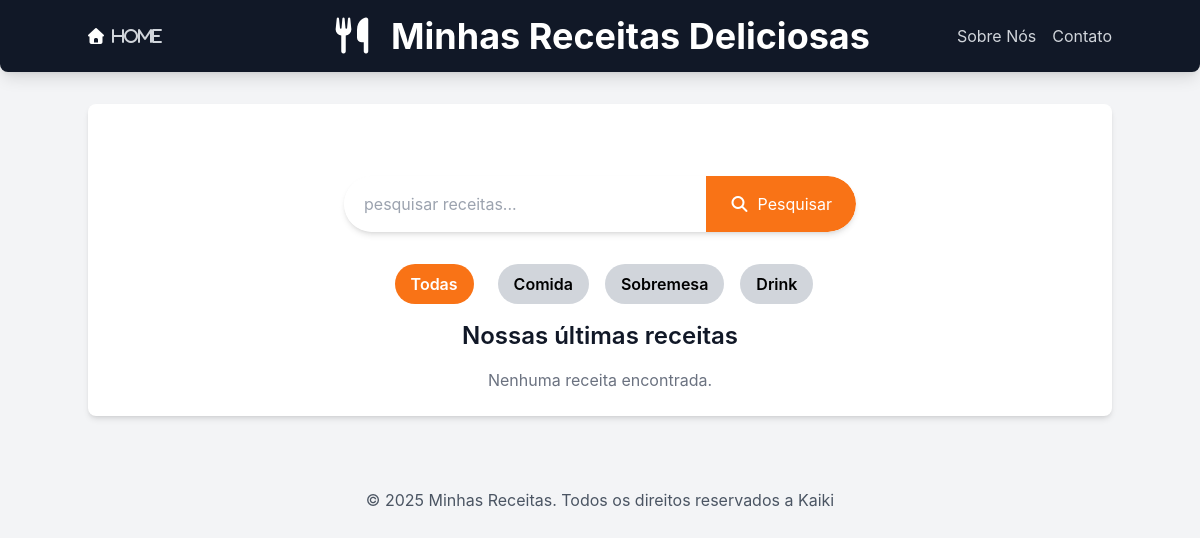
/receitas/?categoria=drink, run on an earlier commit of the app's database.
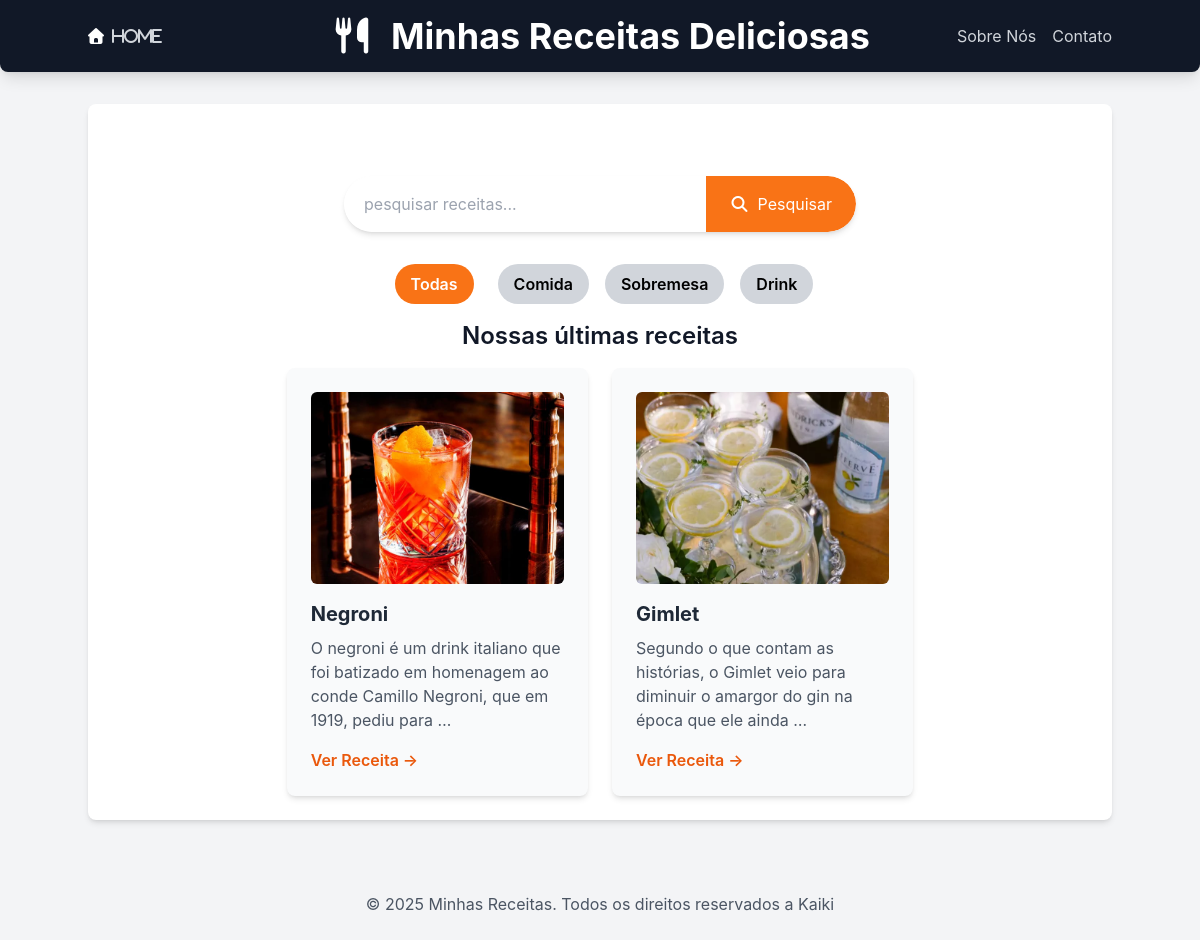
And on a later commit of the database.
### receitas/models.py (models this page shows, shortened)
class Receita(models.Model):
    CATEGORIAS=[
        ('comida', 'Comida'),
        ('sobremesa', 'Sobremesa'),
        ('drink', 'Drink'),
    ]
    title = models.CharField(max_length=200)
    description = models.TextField("Descrição")
    ingredients = models.TextField("Ingredientes")
    instructions = models.TextField("Modo de Preparo")
    image =models.ImageField("Imagem", upload_to='receitas/images/', blank=True, null=True)
    categoria = models.CharField("Categoria", max_length=20, choices=CATEGORIAS, default='comida')
    created_at = models.DateTimeField(auto_now_add=True)
    updated_at = models.DateTimeField(auto_now=True)
    class Meta:
        verbose_name = "Receita"
        verbose_name_plural = "Receitas"
        ordering = ['-created_at'] #Ordena as receitas pela data de criação (mais novas primeiro)

### receitas/views.py (the view)
# urls.py: 2. Add a URL to urlpatterns:  path('', views.home, name='home')
def home(request):
    categoria_slug = request.GET.get('categoria')
    categorias_choices = [choice[0] for choice in Receita.CATEGORIAS]
    if categoria_slug:
        receitas = Receita.objects.filter(categoria=categoria_slug)
        categoria_selecionada = categoria_slug
    else:
        receitas = Receita.objects.all()
        categoria_selecionada = None
    return render(request, 'receitas/home.html', {
        'receitas': receitas,
        'cetegorias': categorias_choices,
        'categoria_selecionada': categoria_selecionada,
    })

### receitas/templates/receitas/home.html (shortened to what this page needs)
{% extends "receitas/base.html" %}
{% block content %}
<section class="container mx-auto mt-8 p-4 flex justify-center">
    <form method="get" action="{% url 'pesquisar_receitas' %}"
        class="w-full max-w-lg flex bg-white rounded-full shadow-md overflow-hidden">
        <input type="text" name="q" placeholder="pesquisar receitas... "
            class="flex-grow p-3 text-gray-700 focus:ring-2 focus-ring-orange-500 rounded-l-full pl-5">
        <button type="submit"
            class="bg-orange-500 hover:bg-orange-600 text-white p-4 px-6 rounded-r-full transition duration-300 ease-in-out flex items-center justify-center">
            <i class="fas fa-search mr-2"></i> Pesquisar
        </button>
    </form>
</section>
<nav class="relative justify-center my-4 z-10 flex space-x-4">
    <a href="{%url 'home'%}" class="text-white mx-2 px-4 py-2 rounded-full bg-orange-500 hover:bg-orange-600 font-semibold">Todas</a>
    <a href="{%url 'home'%}?categoria=comida" class="text-black mx-2 px-4 py-2 rounded-full bg-gray-300 hover:bg-gray-500 font-semibold">Comida</a>
    <a href="{%url 'home'%}?categoria=sobremesa" class="text-black mx-2 px-4 py-2 rounded-full bg-gray-300 hover:bg-gray-500 font-semibold">Sobremesa</a>
    <a href="{%url 'home'%}?categoria=drink" class="text-black mx-2 px-4 py-2 rounded-full bg-gray-300 hover:bg-gray-500 font-semibold">Drink</a>
</nav>
<h2 class="text-2xl font-semibold mb-4 text-center">Nossas últimas receitas</h2>
<div class="flex flex-wrap justify-center gap-6">
    {% for receita in receitas %}
    <div
        class="w-full sm:w-[calc(50%-1.5rem)] lg:w-[calc(33.333%-1.5rem)] bg-gray-50 p-6 rounded-lg shadow-md hover:shadow-lg transition-shadow duration-300 ease-in-out">
        {% if receita.image %}
        <img src="{{receita.image.url}}" alt="Imagem de {{receita.title}}"
            class="w-full h-48 objevt-cover rounded-md mb-4">
        {% endif %}
        <h3 class="text-xl font-bold mb-2 text-gray-800">{{ receita.title }}</h3>
        <p class="text-gray-600 mb-4">{{ receita.description|truncatewords:20}}</p>
        <a href="{% url 'receita_detail' receita.id %}" class="text-orange-600 hover:text-orange-800 font-semibold">Ver
            Receita &rarr;</a>
    </div>
    {% empty%}
    <p class="text-center text-gray-500 col-span-full">Nenhuma receita encontrada.</p>
    {% endfor %}
</div>
{% endblock %}

What changed in the data, as far as the page shows it:
added Receita: image (picture), title "Negroni", description "O negroni é um drink italiano que foi batizado em homenagem ao conde Camillo Negroni, que em 1919, pediu para …"
added Receita: image (picture), title "Gimlet", description "Segundo o que contam as histórias, o Gimlet veio para diminuir o amargor do gin na época que ele ainda …"
Also different on the page:
text no longer shown: "Nenhuma receita encontrada."
